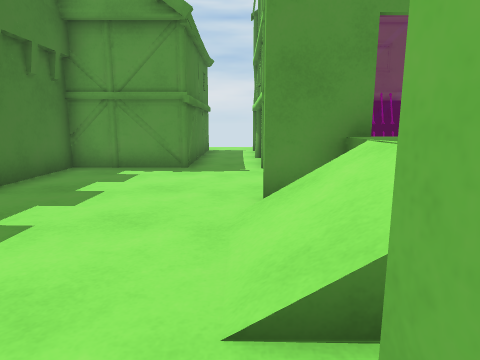
view 1 (above)

12 first-person views from a walk through a scene from a Unity 3-D project. The camera is 1.2 m above the floor, tilts 10° down and sees 75° across. The floor is counted in squares, 1 m on a side. Each view is taken from the middle of a square. On the plan, view 1 faces up. The plan holds only what a view shows up to about 13 squares ahead; the rest is blank. The player character is not drawn. Some animated figures are left out.

view 2
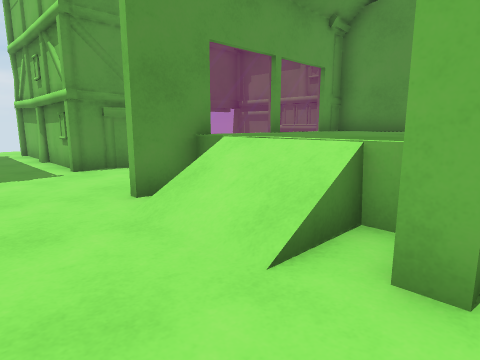

view 3
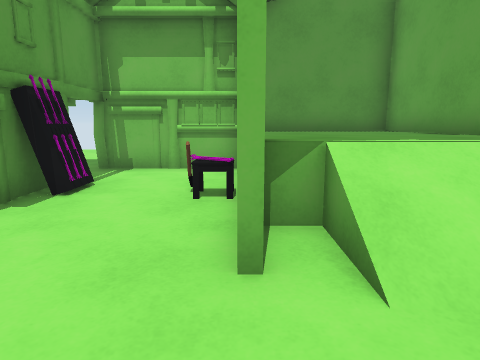

view 4
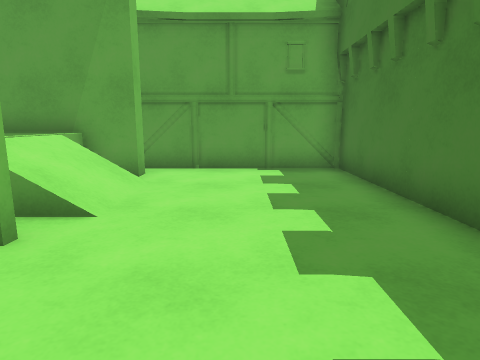

view 5
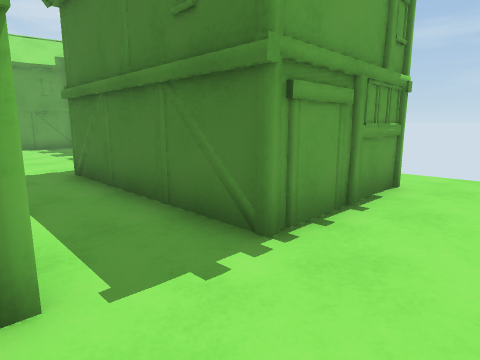

view 6
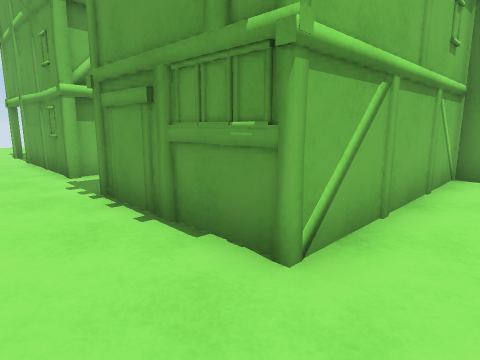

view 7
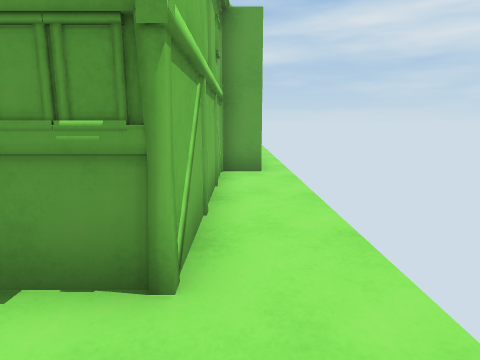

view 8
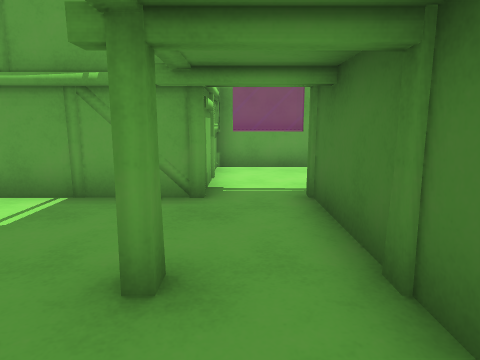

view 9
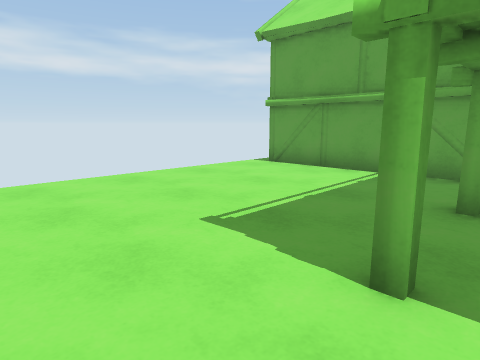

view 10
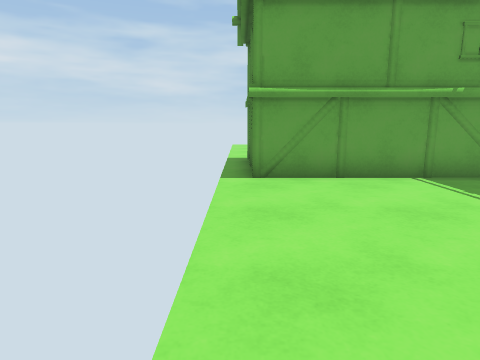

view 11
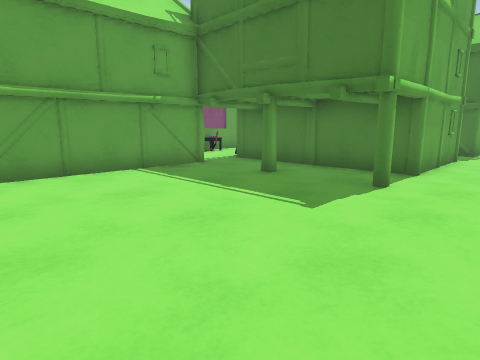

view 12
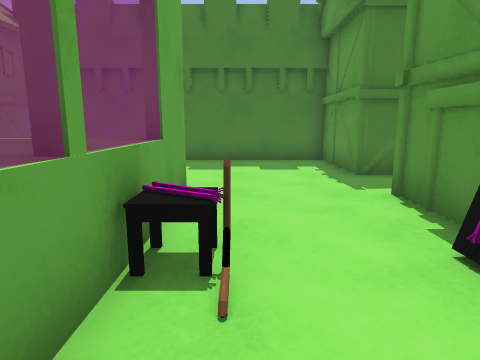

### Floor plan
Key: @ floor where view 1 was taken; # wall or solid block; . main floor; : floor 1 m higher than the main floor; / step, stairs or slope; = window, fence, low wall or low ledge; H house; T table.
Columns run from 7 left of view 1 to 13 right of it. Each row starts with its distance up from view 1.
 17 ....... .    . .... .
 16 .....................
 15 ..HHHH..####..#......
 14 ..H  H..#  ##........
 13 ..H  H..#   #........
 12 ..   H..#   #.#......
 11 ..H  H..#   #........
 10 ..H  H..#   #........
  9 .##HHH..#####.#HHHHHH
  8 . #.......##..H    HH
  7   #...........H     H
  6   #.......T...H     H
  5   #.....#=T===H     H
  4   #....//:::::#
  3   #..../ :::::#
  2   #....//:::::#
  1   #.....#######
  0   #....@#
 -1   #HHHHHH
 -2   H

Where each view was taken, in squares from view 1:
view 1: 0 up, 0 right, facing up
view 2: 0 up, 2 left, facing up-right
view 3: 5 up, 2 left, facing right
view 4: 8 up, 2 left, facing down
view 5: 17 up, 1 right, facing down-left
view 6: 17 up, 7 left, facing down-right
view 7: 17 up, 6 left, facing down
view 8: 14 up, 6 right, facing down
view 9: 17 up, 6 right, facing down-right
view 10: 16 up, 13 right, facing down
view 11: 17 up, 13 right, facing down-left
view 12: 6 up, 6 right, facing left
